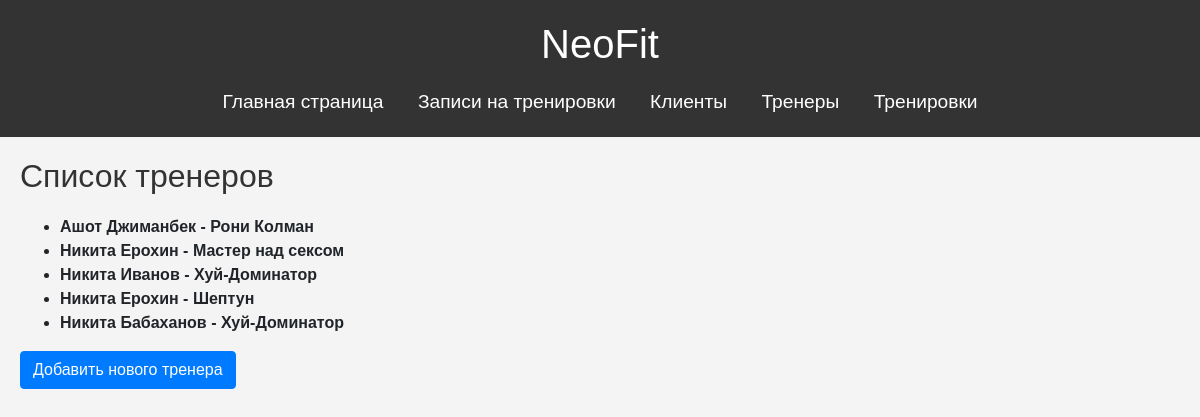
Page /appointments/trainers/ on the committed database.
### appointments/models.py (models this page shows, shortened)
class Trainer(models.Model):
    last_name = models.CharField(max_length=100)
    first_name = models.CharField(max_length=100)
    middle_name = models.CharField(max_length=100, blank=True, null=True)
    email = models.EmailField(null=True, blank=True)
    phone_number = models.CharField(max_length=15)
    birthdate = models.DateField(null=True, blank=True)
    specialty = models.CharField(max_length=100)
    gender = models.CharField(max_length=10, choices=[('male', 'Мужской'), ('female', 'Женский')])
    photo = models.ImageField(upload_to='trainer_photos/', blank=True, null=True)  # Поле для фото

### appointments/views.py (the view)
# urls.py: path('trainers/', views.trainer_list, name='trainer_list'),
def trainer_list(request):
    trainers = Trainer.objects.all()
    return render(request, 'appointments/trainer_list.html', {'trainers': trainers})

### appointments/templates/appointments/trainer_list.html (shortened to what this page needs)
{% extends 'appointments/base.html' %}
{% block content %}
<h2>Список тренеров</h2>
<ul>
    {% for trainer in trainers %}
        <li>
            <div>
                <strong onclick="toggleDescription({{ forloop.counter0 }})" style="cursor: pointer;">
                    {{ trainer.first_name }} {{ trainer.last_name }} - {{ trainer.specialty }}
                </strong>
            </div>
        </li>
    {% endfor %}
</ul>
<a href="{% url 'appointments:create_trainer' %}" class="btn btn-primary">Добавить нового тренера</a>
{% endblock %}

### neofit/static/css/style.css (style rules this page uses)
body { font-family: Arial, sans-serif; background-color: #f4f4f4; margin: 0; padding: 0; }
main h2 { font-size: 2em; margin-bottom: 20px; color: #333; }
a { color: #333; }

### rows in the picture
Trainer: first_name "Ашот", last_name "Джиманбек", specialty "Рони Колман"
Trainer: first_name "Никита", last_name "Ерохин", specialty "Мастер над сексом"
Trainer: first_name "Никита", last_name "Иванов", specialty "Хуй-Доминатор"
Trainer: first_name "Никита", last_name "Ерохин", specialty "Шептун"
Trainer: first_name "Никита", last_name "Бабаханов", specialty "Хуй-Доминатор"
